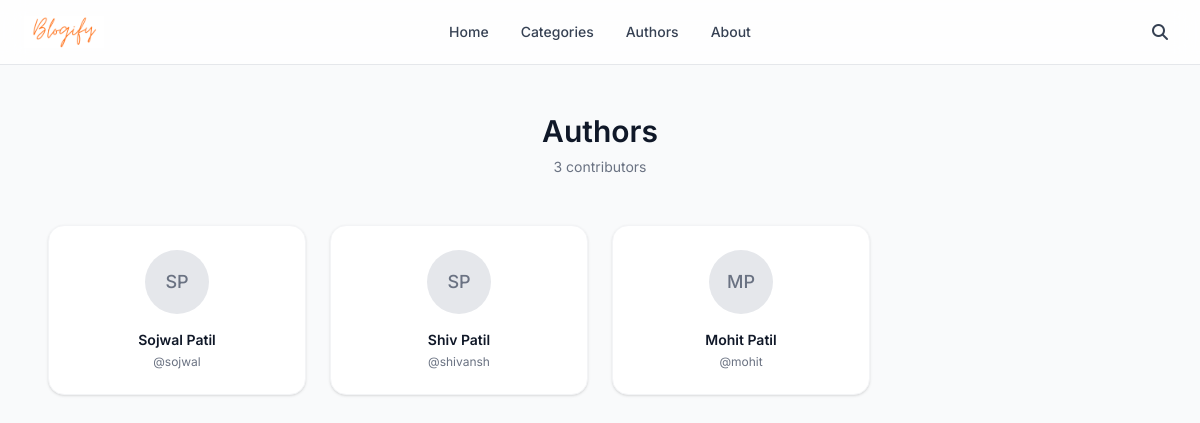
Screenshot of /authors/ with the database file from the repository.
### main/models.py (models this page shows, shortened)
class Author(models.Model):
    user = models.ForeignKey(User,on_delete=models.CASCADE)
    country = CountryField()
    profile_picture = models.ImageField(blank=True,null=True,upload_to="profile_pics/",)
    slug = models.SlugField()

### main/views.py (the view)
# urls.py: path("authors/",views.authors,name="authors"),
def authors(request):
    authors = Author.objects.all()
    context = {
        "authors" : authors
    }
    return render(request,"pages/auth_main.html",context)

### main/templates/pages/auth_main.html (shortened to what this page needs)
{% extends "base.html" %}
{% block index-main %}
<div class="max-w-6xl mx-auto px-6 py-12">
    <div class="text-center mb-12">
        <h1 class="text-3xl font-semibold text-gray-900">Authors</h1>
        <p class="text-sm text-gray-500 mt-2">
            {{ authors|length }} contributors
        </p>
    </div>
    <div class="grid gap-6 sm:grid-cols-2 md:grid-cols-3 lg:grid-cols-4">
        {% for author in authors %}
        <a href="{% url 'author_page' author.slug %}"
           class="bg-white rounded-2xl border border-gray-100 shadow-sm hover:shadow-md transition p-6 text-center">
            <div class="w-16 h-16 mx-auto mb-4 rounded-full bg-gray-200 flex items-center justify-center text-gray-500 text-lg font-medium">
                {{ author.user.first_name|slice:":1" }}{{ author.user.last_name|slice:":1" }}
            </div>
            <h2 class="text-sm font-semibold text-gray-900">
                {{ author.user.first_name }} {{ author.user.last_name }}
            </h2>
            <p class="text-xs text-gray-500 mt-1">
                @{{ author.user.username }}
            </p>
        </a>
        {% empty %}
        <div class="col-span-full text-center text-gray-400 py-16">
            No authors found.
        </div>
        {% endfor %}
    </div>
</div>
{% endblock index-main %}

### main/static/main.css (style rules this page uses)
* { font-family: Inter; user-select: none; }

### rows the page displays
Author: user.first_name "S", user.last_name "P", user.first_name "Sojwal", user.last_name "Patil", user.username "sojwal"
Author: user.first_name "S", user.last_name "P", user.first_name "Shiv", user.last_name "Patil", user.username "shivansh"
Author: user.first_name "M", user.last_name "P", user.first_name "Mohit", user.last_name "Patil", user.username "mohit"

### other values shown
{{ authors|length }} "3"
